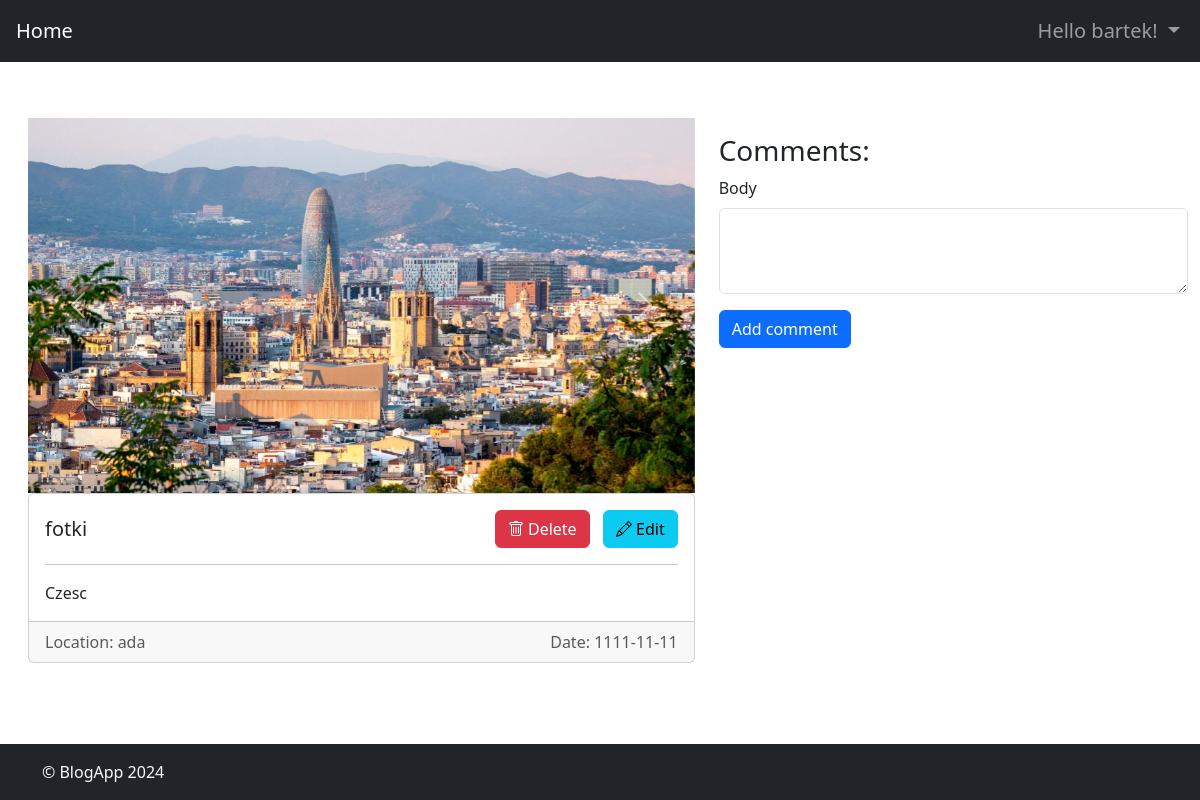
The page /blogs/1/articles/31/ (signed in) on the database as committed earlier.
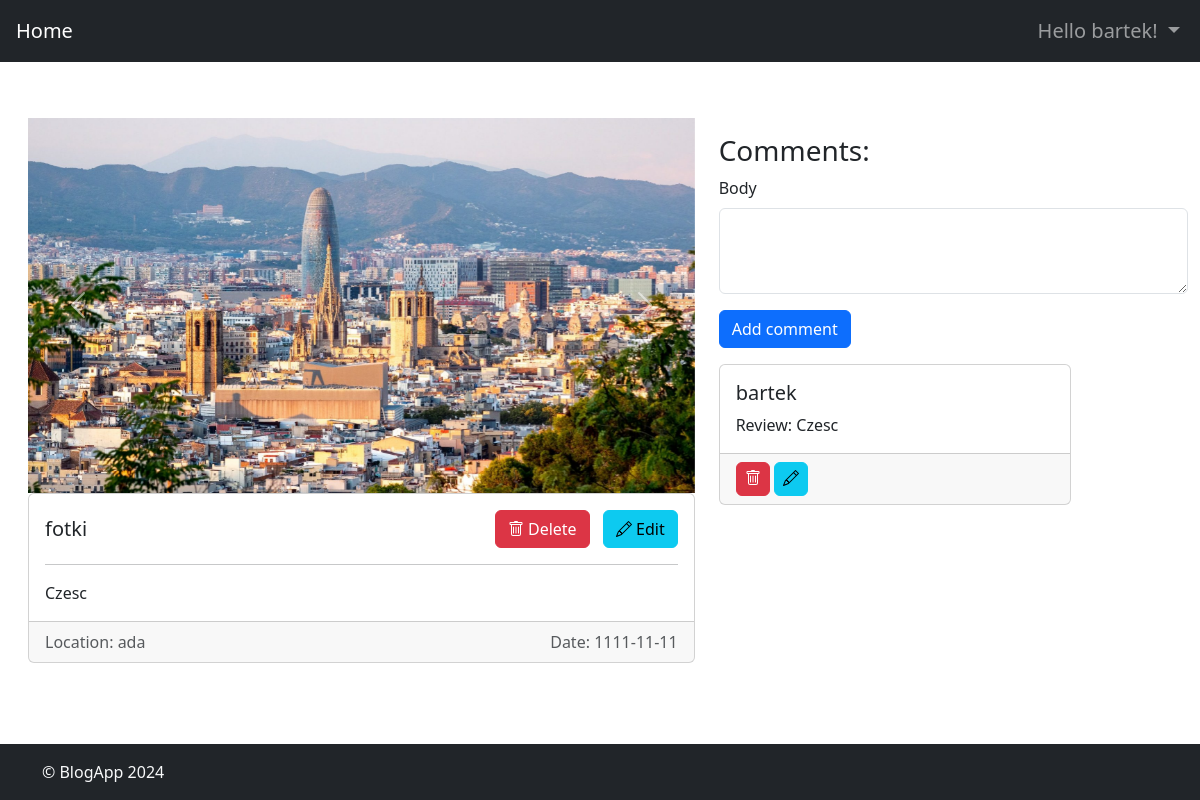
The same page on the database as committed later.
### blogApp/models.py (models this page shows, shortened)
class ArticleImage(models.Model):
    article = models.ForeignKey(Article, related_name='article_images', on_delete=models.CASCADE)
    image = models.ImageField(upload_to='article_images')
    def __str__(self):
        return f"Image for {self.article.title}"

class Comment(models.Model):
    author = models.ForeignKey(CustomUser, on_delete=models.CASCADE)
    body = models.TextField()
    article = models.ForeignKey(Article, on_delete=models.CASCADE)

class CustomUser(AbstractUser):
    avatar = models.ImageField(upload_to='avatars/', blank=True, null=True)
    isAdmin = models.BooleanField(default=False)
    def __str__(self):
        return self.username

### blogApp/views.py (the view)
# urls.py: path('blogs/<int:blog_id>/articles/<int:article_id>/', views.article_detail, name='article_detail'),
def article_detail(request, blog_id, article_id):
    article = get_object_or_404(Article, pk=article_id)
    comments = article.comment_set.all()
    images = article.article_images.all()
    if not article.public:
        if request.user != article.blog.author:
            if request.method == 'POST':
                entered_password = request.POST.get('password')
                if entered_password != article.password:
                    error_message = "Incorrect password."
                    return render(request, 'articles/article_password.html', {'error_message': error_message, 'blog_id': blog_id, 'article_id': article_id})
            else:
                return render(request, 'articles/article_password.html', {'blog_id': blog_id, 'article_id': article_id})
    if request.method == 'POST':
        form = CommentForm(request.POST)
        if form.is_valid():
            comment = form.save(commit=False)
            comment.author = request.user
            comment.article = article
            comment.save()
            return redirect('article_detail', blog_id=blog_id, article_id=article.id)
    else:
        form = CommentForm()
    return render(request, 'articles/article_detail.html', {'article': article, 'comments': comments, 'form': form, 'blog_id': blog_id, 'images': images})

### blogApp/forms.py
class CommentForm(forms.ModelForm):
    class Meta:
        model = Comment
        fields = ['body']

### blogApp/templates/articles/article_detail.html (shortened to what the changed rows need)
{% extends 'base.html' %}
{% block content %}
<div class="container-fluid mt-5 mb-3">
    <div class="row">
        <div class="col-md-7 order-1">
            {% if images %}
            <div id="carouselExample" class="carousel slide">
                <div class="carousel-inner">
                    {% for image in images %}
                    <div class="carousel-item {% if forloop.first %}active{% endif %}">
                        <img src="{{ image.image.url }}" alt="{{ image }}" class="d-block w-100"
                            style="max-height:500px">
                    </div>
                    {% endfor %}
                </div>
            </div>
            {% endif %}
        </div>
        <div class="col-md-5 order-2">
            {% for comment in comments %}
            <div class="card mb-3 w-75">
                <div class="card-body">
                    <h5 class="card-title">
                        {{comment.author}}
                    </h5>
                    <p class="card-text">Review: {{comment.body}}
                    </p>
                </div>
                {% if request.user == comment.author %}
                <div class="card-footer"><a
                        href="{% url 'delete_comment' blog_id=article.blog.id article_id=article.id comment_id=comment.id %}"
                        class="btn btn-danger  py-1 px-2"></a>
                    <a href="{% url 'edit_comment' blog_id=article.blog.id article_id=article.id comment_id=comment.id %}"
                        class="btn btn-info py-1 px-2"></a>
                </div>
                {% endif %}
            </div>
            {% endfor %}
        </div>
    </div>
</div>
{% endblock %}

Rows that differ between the two databases and show on the page:
added Comment: author "bartek", body "Czesc"
